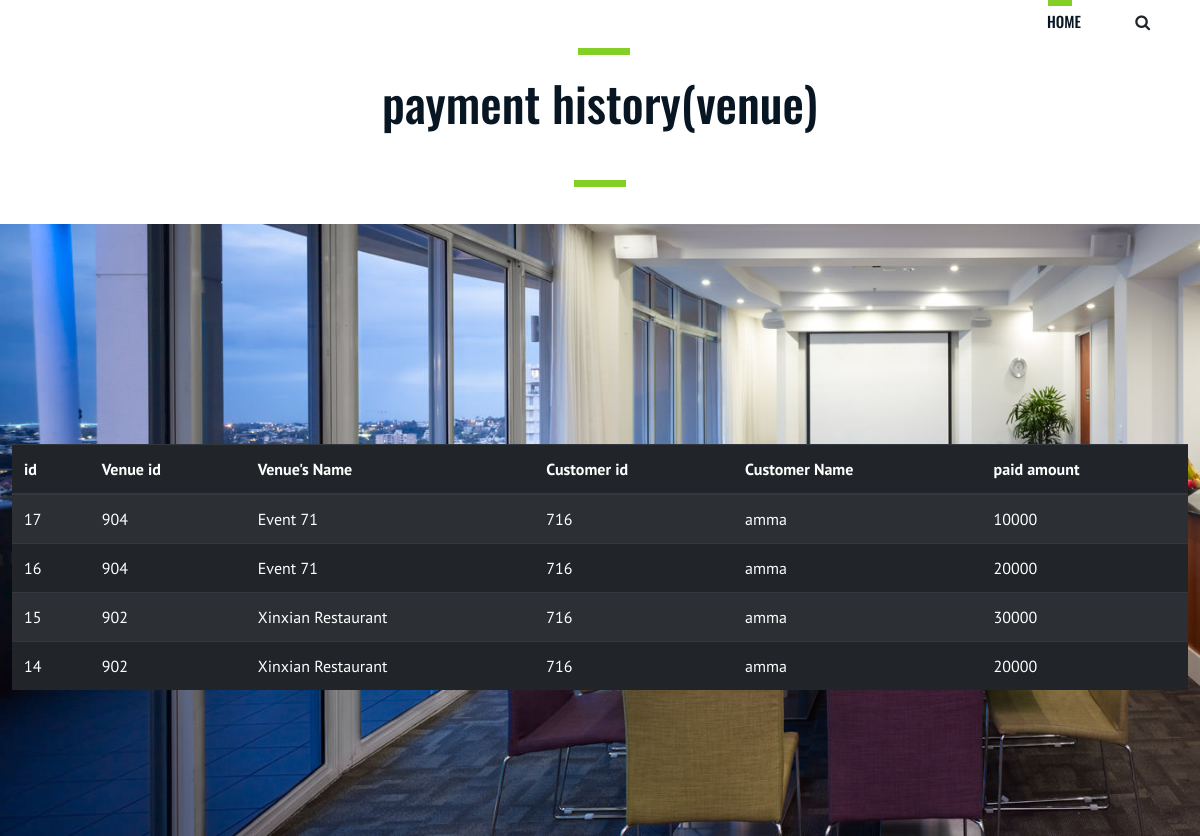
The app's page /my1/vnph.php (signed in) with its own data.
### tables this page shows
CREATE TABLE `payment_history` (
  `id` int(11) NOT NULL,
  `customer_id` int(11) NOT NULL,
  `venue_id` int(11) DEFAULT NULL,
  `vendor_id` int(11) DEFAULT NULL,
  `amount` int(11) NOT NULL
);

CREATE TABLE `venues` (
  `venue_id` int(10) NOT NULL,
  `name` text NOT NULL,
  `type` text NOT NULL,
  `location` text NOT NULL,
  `hourly_cost` int(100) NOT NULL,
  `dimensions` varchar(30) DEFAULT NULL,
  `availability` text DEFAULT NULL,
  `contact` text NOT NULL,
  `max_capacity` int(10) NOT NULL,
  `venue_schedule` text DEFAULT NULL
);

CREATE TABLE `customers` (
  `customer_id` int(10) NOT NULL,
  `name` varchar(100) NOT NULL,
  `address` varchar(255) DEFAULT NULL,
  `contact` char(11) NOT NULL,
  `email` varchar(30) NOT NULL,
  `cus_username` varchar(10) DEFAULT NULL,
  `cus_password` varchar(10) DEFAULT NULL
);

### my1/vnph.php (the view, shortened to what this page needs)
<!DOCTYPE html>
<html lang="zxx">
<head>
    <link rel="stylesheet" href="css/bootstrap.min.css" type="text/css">
    <link rel="stylesheet" href="css/font-awesome.min.css" type="text/css">
    <link rel="stylesheet" href="css/flaticon.css" type="text/css">
    <link rel="stylesheet" href="css/owl.carousel.min.css" type="text/css">
    <link rel="stylesheet" href="css/magnific-popup.css" type="text/css">
    <link rel="stylesheet" href="css/slicknav.min.css" type="text/css">
    <link rel="stylesheet" href="css/style.css" type="text/css">
</head>
<body>
    <header class="header-section">
        <div class="container-fluid">
            <div class="inner-header">
                <div class="row">
                    <div class="col-lg-2 col-md-2">
                        <div class="logo">
                        </div>
                    </div>
                    <div class="col-lg-10 col-md-10">
                        <nav class="main-menu mobile-menu">
                            <ul class="srch">
                                <li><a href="customerpage.php">Home</a></li>
                                <li class="search-trigger"><i class="fa fa-search"></i></li>
                            </ul>
                        </nav>
                    </div>
                </div>
            </div>
        </div>
    </header>
    <section class="contact-section spad">
        <div class="container">
            <div align="center">
            <div class="row">
                <div class="col-lg-12">
                    <div class="contact-text">
                        <div class="section-title">
                            <h2>payment history(venue)</h2>
                        </div>
                    </div>
                </div>
            </div>
          </div>
        </div>
    </section>
    <div class="classes-time-section spad set-bg" data-setbg="img/events-6.jpg">
        <div class="container">
            <div class="row">
              <table class="table table-striped table-dark">
  <thead>
    <tr>
    <th>id</th>
    <th>Venue id</th>
    <th>Venue's Name</th>
    <th>Customer id</th>
    <th>Customer Name</th>
    <th>paid amount</th>
    </tr>
  </thead>
  <tbody>
    <?php
        $un = $_SESSION['uname'];
        $host="localhost";
        $username="root";
        $password="";
        $database="goldenchandelier";
       try{
            $con = new PDO("mysql:host=$host;dbname=$database", $username, $password);
            $con->setAttribute(PDO::ATTR_ERRMODE, PDO::ERRMODE_EXCEPTION);
            $s1 = "SELECT customer_id,name from customers where cus_username = '$un'";
            $s1_ret = $con->query($s1);
            $s1_rs = $s1_ret->fetchAll(PDO::FETCH_NUM);
            $id = $s1_rs[0][0];
           $stmt="SELECT vr.id, vr.venue_id, vn.name, vr.customer_id, cus.name, vr.amount
           FROM venues as vn,customers as cus, payment_history as vr
           WHERE vr.customer_id = cus.customer_id and vr.venue_id = vn.venue_id and cus.customer_id='$id' ORDER BY vr.id DESC";
           $returnobject=$con->query($stmt);
           $table=$returnobject->fetchAll(PDO::FETCH_NUM);
           foreach($table as $row){
              echo "<tr> <td>"
                  . $row[0]. "</td><td>"
                  . $row[1]. "</td><td>"
                  . $row[2]. "</td><td>"
                  . $row[3]. "</td><td>"
                  . $row[4]. "</td><td>"
                  . $row[5]. "</td></tr>" ;
           }
       }
       catch(PDOException $ex){
           echo "<script>window.location.assign('index.php?status=dberror')</script>";
       }
   ?>
  </tbody>
</table>
            </div>
        </div>
    </div>
</body>
</html>

### my1/css/style.css (style rules this page uses)
html, body { height: 100%; font-family: "PT Sans", sans-serif; -webkit-font-smoothing: antialiased; font-smoothing: antialiased; background: none; }
h1, h2, h3, h4, h5, h6 { margin: 0; color: #111111; font-weight: 500; font-family: "Oswald", sans-serif; }
h2 { font-size: 36px; }
ul, ol { padding: 0; margin: 0; }
.section-title { margin-bottom: 76px; }
.section-title h2 { color: #081624; font-size: 48px; font-weight: 500; line-height: 50px; position: relative; }
.section-title h2:after { position: absolute; left: 551px; top: -30px; width: 52px; height: 7px; background: #82D026; content: ""; right: 0; margin: 0 auto; }
.set-bg { background-repeat: no-repeat; background-size: 100% 100%; background-position: top center; }
.spad { padding-top: 100px; padding-bottom: 12px; }
.inner-header .logo { float: left; padding-top: 2px; padding-left: 39px; }
.inner-header .main-menu { float: right; margin-right: -15px; }
.inner-header .main-menu ul li { list-style: none; display: inline-block; margin-right: 30px; }
.inner-header .main-menu ul li a { font-size: 15px; font-family: "Oswald", sans-serif; font-weight: 500; color: #081624; text-transform: uppercase; padding: 36px 20px; position: relative; z-index: 1; }
.inner-header .main-menu ul li a:after { position: absolute; left: 21px; top: 25px; width: 24px; height: 7px; background: #82D026; content: ""; }
.classes-time-section { padding-top: 220px; padding-bottom: 130px; }
.contact-section { padding-top: 52px; }
.contact-text .section-title { margin-bottom: 84px; }
.contact-text .section-title h2 { margin-bottom: 35px; }
.contact-text .section-title h2:after { margin: 0; }
@media (min-width: 1200px) { .container { max-width: 1176px; } }

### my1/vnph.php (style rules this page uses)
.srch { float: right; height: 10px; left: 942px; bottom: 46px; padding: 10px 20px; }

### records on screen
payment_history: id "17", venue "904", venue.name "Event 71", customer "716", customer.name "amma", amount "10000"
payment_history: id "16", venue "904", venue.name "Event 71", customer "716", customer.name "amma", amount "20000"
payment_history: id "15", venue "902", venue.name "Xinxian Restaurant", customer "716", customer.name "amma", amount "30000"
payment_history: id "14", venue "902", venue.name "Xinxian Restaurant", customer "716", customer.name "amma", amount "20000"
